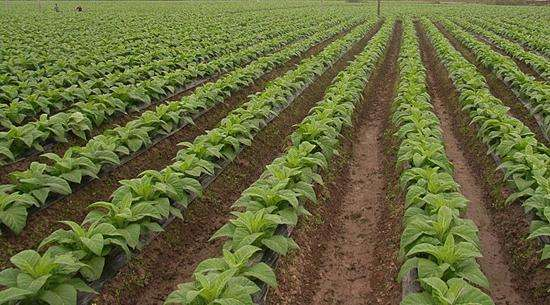
#> input picture PictureProcess/functions/visual/chuzao/1.jpg, 550 x 305 px, found by its file name
$ python RGB.py
#> lines starting #> are read from the running program, lines starting #| are printed output that depends on the picture
import cv2
import matplotlib.pyplot as plt
import math


img = cv2.imread("../1.jpg")
#> img is the input picture: shape (305, 550, 3); mean B, G, R 59.8, 106.5, 102.6
r,g,b = cv2.split(img)
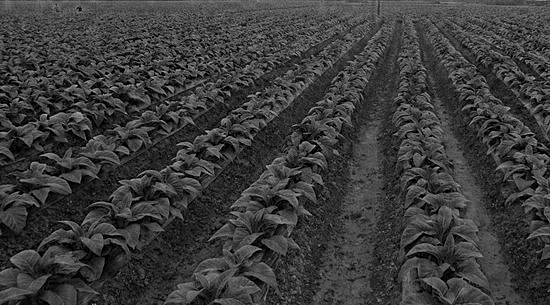
#> r: shape (305, 550); min 0, max 214, mean 59.8
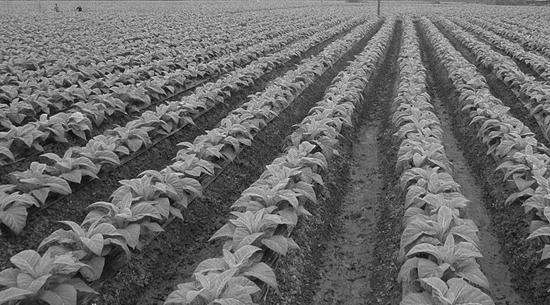
#> g: shape (305, 550); min 0, max 255, mean 106.5
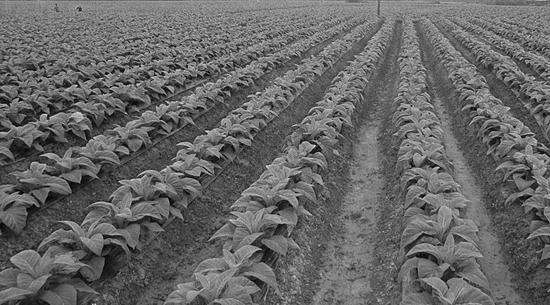
#> b: shape (305, 550); min 0, max 248, mean 102.6
imgs = [r,g,b,img]
titles = ["r","g","b","srcImage"]
img1 = cv2.cvtColor(img,cv2.COLOR_BGR2YCrCb)
#> img1: shape (305, 550, 3); mean of channels 0, 1, 2 100, 129.9, 105.3
h,s,v = cv2.split(img1)
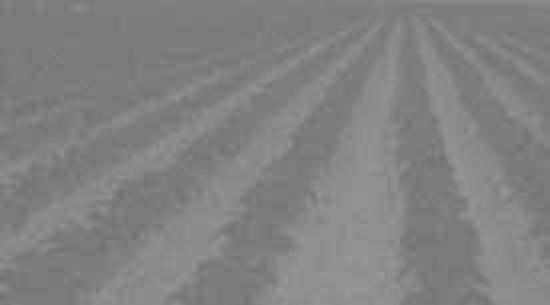
#> s: shape (305, 550); min 113, max 152, mean 129.9
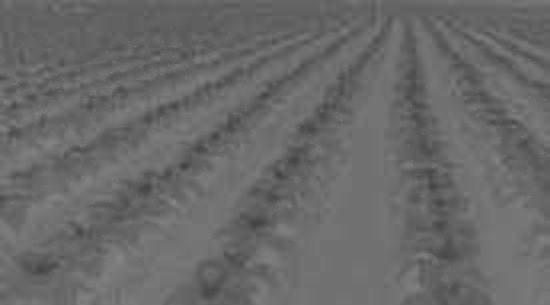
#> v: shape (305, 550); min 64, max 135, mean 105.3
cv2.imshow("Y",h)
cv2.imshow("Cr",s)
cv2.imshow("Cb",v)
cv2.imshow("srcImage",img1)
cv2.waitKey(0)
# [7 lines of commented-out code are left out]
